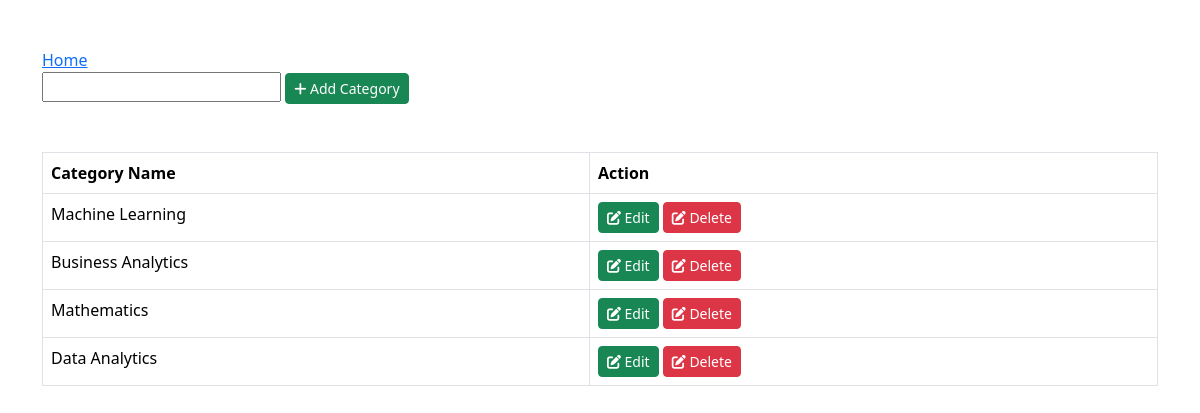
The app's page /add_book_cat with its own data.
### distribution_tracker/models.py (models this page shows, shortened)
class BookCat(models.Model):
    cat_name = models.CharField(max_length=254)

### distribution_tracker/views.py (the view, shortened to what this page needs)
# urls.py: path('add_book_cat', views.add_book_cat, name='add_book_cat'),
def add_book_cat(request):
    try:
        cat_name_obj = BookCat.objects.all()
    except Exception as e:
        print(e)
        cat_name_obj = None  # Assigning a default value if an exception occurs
    return render(request, 'add_book_cat.html', {'cat_name': cat_name_obj})

### distribution_tracker/templates/add_book_cat.html (shortened to what this page needs)
<!DOCTYPE html>
<html lang="en">
<head>
    <link href="https://cdn.jsdelivr.net/npm/bootstrap@5.3.3/dist/css/bootstrap.min.css" rel="stylesheet"
>
    <link rel="stylesheet" href="https://cdnjs.cloudflare.com/ajax/libs/font-awesome/6.0.0-beta3/css/all.min.css">
</head>
<body>
    <div class="container mt-5">
        <div class="row">
            <div class="col-xs-7">
                <a href="{% url 'home_page' %}">Home</a>
                <br>
                <form method="post">
                    <input type="text" id="add_category_text" maxlength="20" name="cat_name_add" required="">
                    <button class="btn btn-success btn-sm edit btn-flat"><i class="fa fa-plus"></i> Add
                        Category</button>
                </form>
            </div>
        </div>
    </div>
    <div class="container mt-5">
        <div class="row">
            <div class="col-xs-12">
                <div class="box">
                    <div class="box-body">
                        <table id="example1" class="table table-bordered">
                            <thead>
                                <tr>
                                    <th>Category Name</th>
                                    <th>Action</th>
                                </tr>
                            </thead>
                            <tbody>
                                {% for category in cat_name %}
                                <form method="post">
                                    <tr>
                                        <td>{{ category.cat_name }}</td>
                                        <td><button type="submit" class="btn btn-success btn-sm edit btn-flat"><i
                                                    class="fa fa-edit"></i>
                                                Edit</button>
                                            <button type="submit" class="btn btn-danger btn-sm edit btn-flat"><i
                                                class="fa fa-edit"></i>
                                            Delete</button>
                                        </td>
                                    </tr>
                                </form>
                                {% endfor %}
                            </tbody>
                        </table>
                    </div>
                </div>
            </div>
        </div>
    </div>
</body>
</html>

### records on screen
BookCat: cat_name "Machine Learning"
BookCat: cat_name "Business Analytics"
BookCat: cat_name "Mathematics"
BookCat: cat_name "Data Analytics"
